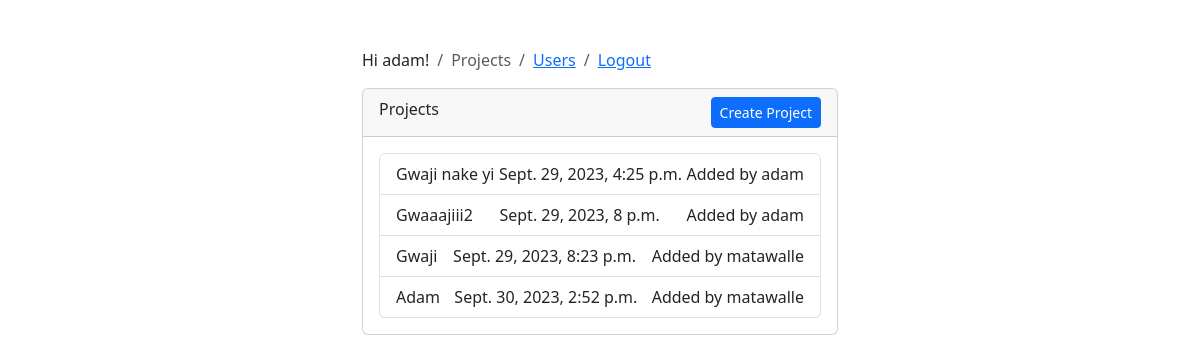
Page /admin-user/project-views (signed in) on the earlier database version.
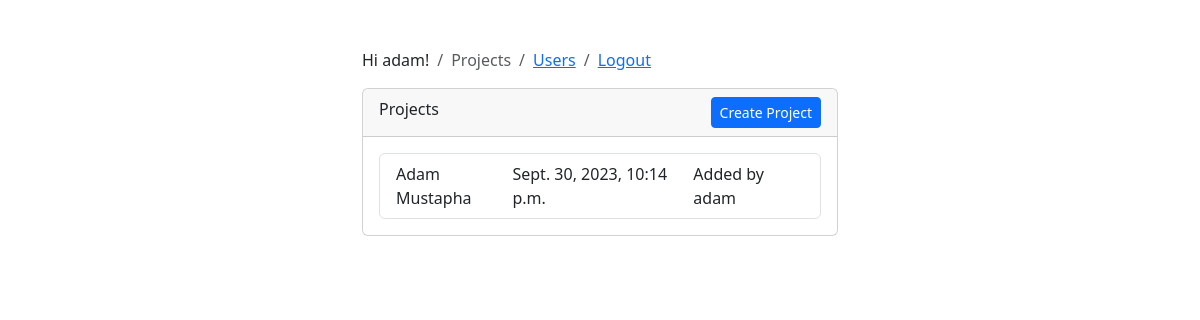
Same page on the later database version.
### project/models.py (models this page shows, shortened)
class Project(models.Model):
    added_date = models.DateTimeField(auto_now_add=True)
    name = models.CharField(max_length=200)
    description = models.TextField()
    owner = models.ForeignKey(User, on_delete=models.CASCADE)

### project/views.py (the view)
# urls.py: path('admin-user/project-views', project_views.projects, name="projects"),
@login_required
def projects(request):
    all_projects = Project.objects.all()
    return render(request, 'project/all_project_lists.html', {'all_projects': all_projects})

### project/templates/project/all_project_lists.html
{% load static %}
<link rel="stylesheet" type="text/css" href="{% static 'project/css/bootstrap.min.css' %}"/>
{% block content %}
    <div class="container-fluid mt-5">
        <div class="row d-flex justify-content-center">
            <div class="col-md-5">
                <nav aria-label="breadcrumb">
                    <ol class="breadcrumb">
						<li class="breadcrumb-item">Hi {{user}}!</a></li>
                        <li class="breadcrumb-item active" aria-current="page">Projects</li>
                        <li class="breadcrumb-item"><a href="/admin-user">Users</a></li>
                        <li class="breadcrumb-item"><a href="/admin-user/logout">Logout</a></li>
                    </ol>
                </nav>
                <div class="card mt">
                    <div class="card-header d-flex justify-content-between">
                        <div>Projects</div>
                        <a href="/project/new" class="btn btn-sm btn-primary">
                            Create Project
                        </a>
                    </div>
                    <div class="card-body">
                        <div class="list-group">
                            {% for project in all_projects %}
                                <a href="/projects/{{ project.id }}"
                                   class="list-group-item list-group-item-action d-flex justify-content-between">
                                    <div>{{ project.name}} </div>
                                    <div>{{ project.added_date}}</div>
                                    <div>Added by {{ project.owner}}</div>
                                </a>
                            {% endfor %}
                        </div>
                    </div>
                </div>
            </div>
        </div>
    </div>
{% endblock %}

Differences in the rows shown:
removed Project: name "Gwaji nake yi", added_date "Sept. 29, 2023, 4:25 p.m.", owner "adam"
removed Project: name "Gwaaajiii2", added_date "Sept. 29, 2023, 8 p.m.", owner "adam"
removed Project: name "Gwaji", added_date "Sept. 29, 2023, 8:23 p.m.", owner "matawalle"
removed Project: name "Adam", added_date "Sept. 30, 2023, 2:52 p.m.", owner "matawalle"
added Project: name "Adam Mustapha", added_date "Sept. 30, 2023, 10:14 p.m.", owner "adam"
